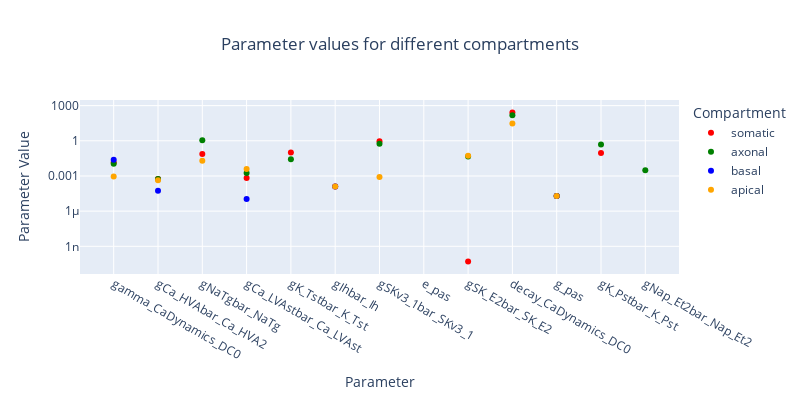

The cell this chart's notebook holds for it:
### Code cell
# Create a scatter plot using Plotly
fig = go.Figure(layout=go.Layout(width=800, height=400))
colors = ['red', 'green', 'blue', 'orange']
# Add scatter traces for each compartment
for compartment, color in zip(['somatic', 'axonal', 'basal', 'apical'], colors):
    x = []
    y = []
    for param_name in param_names_unique:
        if compartment in data_dict[param_name]:
            x.append(param_name)
            y.append(data_dict[param_name][compartment])
    fig.add_trace(go.Scatter(
        x=x,
        y=y,
        mode='markers',
        name=compartment,
        marker=dict(color=color)
    ))

# Update layout
fig.update_layout(
    title={'text': 'Parameter values for different compartments', 'x': 0.5},
    xaxis_title='Parameter',
    yaxis_title='Parameter Value',
    yaxis_type='log',
    legend_title='Compartment'
)

fig.show()

### Figure 1 — Plotly figure (JSON) as saved in the notebook; plotly's stock layout.template omitted (floating-point values rounded to 4 significant figures)
{"data": [{"marker": {"color": "red"}, "mode": "markers", "name": "somatic", "type": "scatter", "x": ["gamma_CaDynamics_DC0", "gCa_HVAbar_Ca_HVA2", "gNaTgbar_NaTg", "gCa_LVAstbar_Ca_LVAst", "gK_Tstbar_K_Tst", "gIhbar_Ih", "gSKv3_1bar_SKv3_1", "e_pas", "gSK_E2bar_SK_E2", "decay_CaDynamics_DC0", "g_pas", "gK_Pstbar_K_Pst"], "y": [0.01431, 0.0005592, 0.07646, 0.0006623, 0.0986, 0.0001263, 0.9154, -90.99, 5e-11, 262.2, 1.95e-05, 0.09036]}, {"marker": {"color": "green"}, "mode": "markers", "name": "axonal", "type": "scatter", "x": ["gamma_CaDynamics_DC0", "gCa_HVAbar_Ca_HVA2", "gNaTgbar_NaTg", "gCa_LVAstbar_Ca_LVAst", "gK_Tstbar_K_Tst", "gSKv3_1bar_SKv3_1", "gNap_Et2bar_Nap_Et2", "e_pas", "gSK_E2bar_SK_E2", "decay_CaDynamics_DC0", "g_pas", "gK_Pstbar_K_Pst"], "y": [0.01089, 0.0005547, 1.12, 0.001803, 0.02708, 0.556, 0.003145, -90.99, 0.04555, 154.3, 1.95e-05, 0.4896]}, {"marker": {"color": "blue"}, "mode": "markers", "name": "basal", "type": "scatter", "x": ["gamma_CaDynamics_DC0", "gCa_HVAbar_Ca_HVA2", "gCa_LVAstbar_Ca_LVAst", "gIhbar_Ih", "e_pas", "g_pas"], "y": [0.02382, 5.464e-05, 1.108e-05, 0.0001263, -90.99, 1.95e-05]}, {"marker": {"color": "orange"}, "mode": "markers", "name": "apical", "type": "scatter", "x": ["gamma_CaDynamics_DC0", "gCa_HVAbar_Ca_HVA2", "gNaTgbar_NaTg", "gCa_LVAstbar_Ca_LVAst", "gIhbar_Ih", "gSKv3_1bar_SKv3_1", "e_pas", "gSK_E2bar_SK_E2", "decay_CaDynamics_DC0", "g_pas"], "y": [0.0008809, 0.0004404, 0.01992, 0.003979, 0.0001263, 0.000824, -90.99, 0.05274, 30.67, 1.95e-05]}], "layout": {"height": 400, "legend": {"title": {"text": "Compartment"}}, "title": {"text": "Parameter values for different compartments", "x": 0.5}, "width": 800, "xaxis": {"title": {"text": "Parameter"}}, "yaxis": {"title": {"text": "Parameter Value"}, "type": "log"}}}
